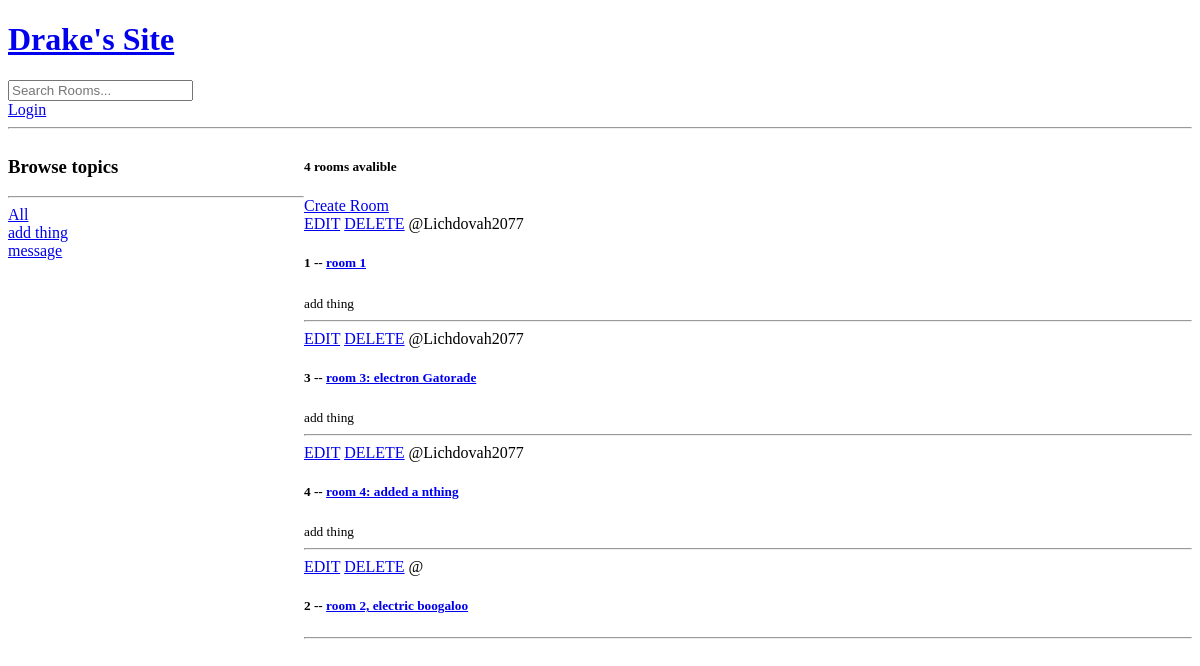
Before: / with the older database file.
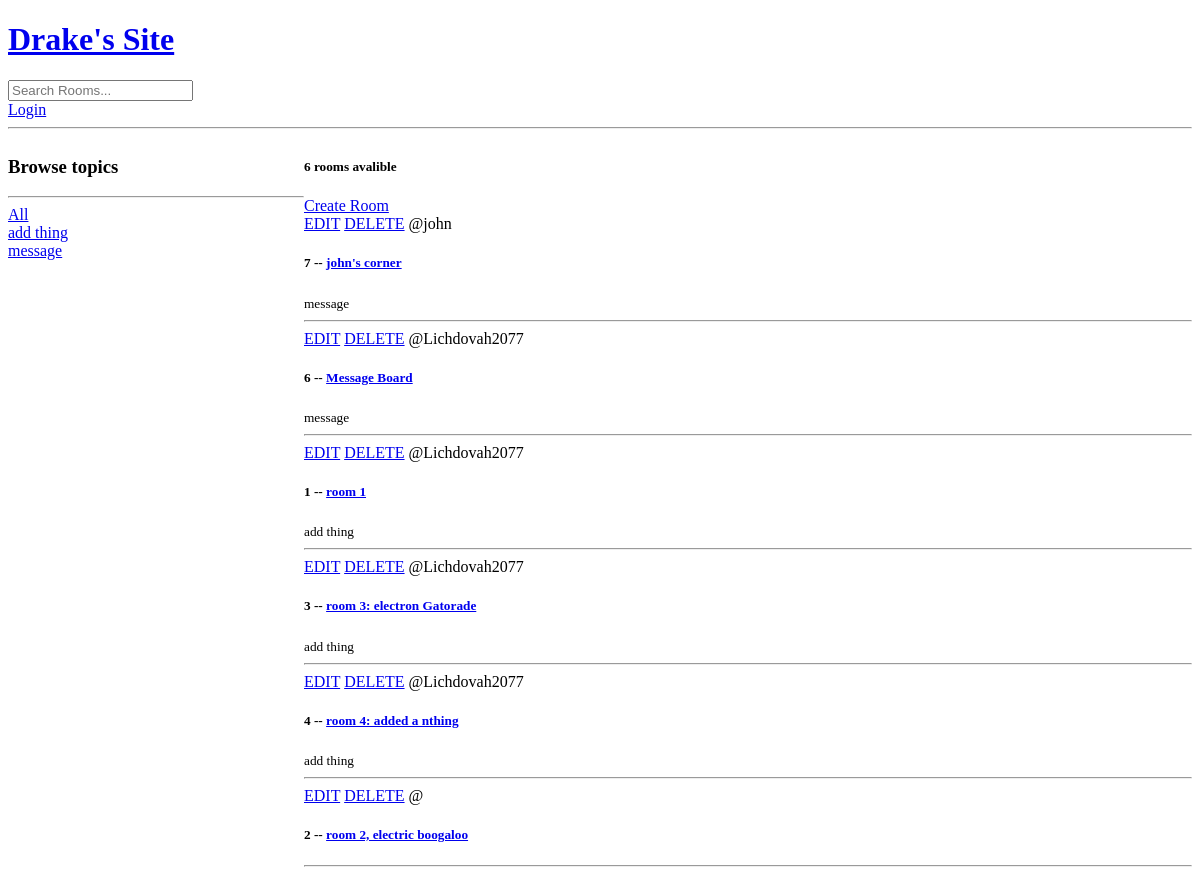
After: the same page with the newer database file.
### base/models.py (models this page shows, shortened)
class Topic(models.Model):
    name = models.CharField(max_length=200)

class Room(models.Model):
    host = models.ForeignKey(User, on_delete=models.SET_NULL, null=True)
    topic = models.ForeignKey(Topic, on_delete=models.SET_NULL, null=True)
    name = models.CharField(max_length=200)
    description = models.TextField(null=True, blank=True)
    updated = models.DateTimeField(auto_now=True)
    created = models.DateTimeField(auto_now_add=True)
    class Meta:
        ordering = ['-updated', '-created']

### base/views.py (the view)
# urls.py: path('', views.home, name="home"),
def home(request):
    q = request.GET.get('q') if request.GET.get('q') != None else ''
    rooms = Room.objects.filter(
        Q(topic__name__icontains=q) |
        Q(name__icontains=q)
    )
    topics = Topic.objects.all()
    room_count = rooms.count
    context = {'rooms': rooms, 'topics': topics, 'room_count': room_count}
    return render(request, 'base/home.html', context)

### base/templates/base/home.html (shortened to what this page needs)
{% extends 'main.html' %}
{% block content %}
<div class="home-container">
    <div>
        <h3>Browse topics</h3>
        <hr>
        <div>
            <a href="{% url 'home' %}">All</a>
        </div>
        {% for topic in topics %}
        <div>
            <a href="{% url 'home' %}?q={{topic.name}}">{{topic.name}}</a>
        </div>
        {% endfor %}
    </div>
        <div>
            <h5>{{room_count}} rooms avalible</h5>
            <a href="{% url 'create-room' %}">Create Room</a>
            {% for room in rooms %}
                <div>
                <a href="{% url 'update-room' room.id %}">EDIT</a>
                <a href="{% url 'delete-room' room.id %}">DELETE</a>
                <span>@{{room.host.username}}</span>
                <h5>{{room.id}} -- <a href="{% url 'room' room.id %}">{{room.name}}</a></h5>
                <small>{{room.topic.name}}</small>
                <hr>
                </div>
            {% endfor %}
        </div>
</div>
{% endblock %}

### templates/main.html (shortened to what this page needs)
<!DOCTYPE html>
<html>
    <head>
    </head>
    <body>
        {% include 'navbar.html'%}
        {% block content %}
        {% endblock %}
    </body>
</html>

### templates/navbar.html
<a href="/">
    <h1>Drake's Site</h1>
</a>
<form method="GET" action="{% url 'home' %}">
    <input type="text" name="q" placeholder="Search Rooms..."/>
</form>
{% if request.user.is_authenticated%}
<a href="{% url 'logout' %}">Logout</a>
{% else %}
<a href="{% url 'login' %}">Login</a>
{% endif %}
<hr>

### base/templates/base/home.html (style rules this page uses)
.home-container { display: grid; grid-template-columns: 1fr 3fr; }

Changed rows visible on the page:
added Room: host.username "john", id "7", name "john's corner", topic.name "message"
added Room: host.username "Lichdovah2077", id "6", name "Message Board", topic.name "message"
Other visible differences:
{{ room_count }}: "4" → "6"
